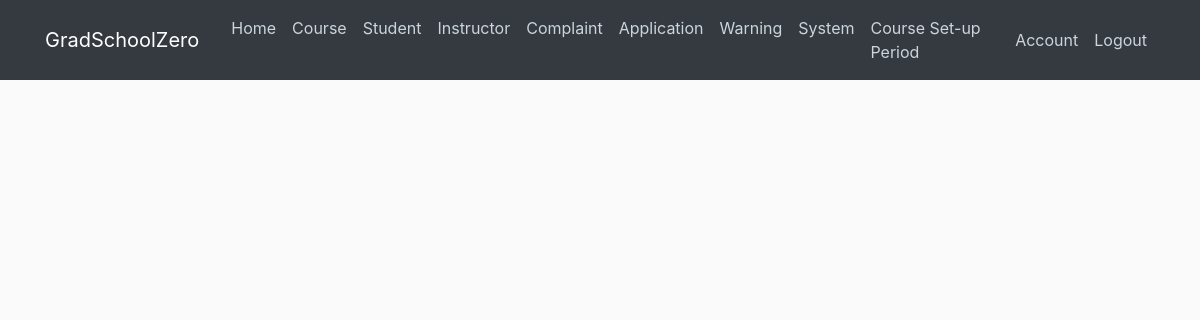
/course/review/49299037 (signed in), run on an earlier commit of the app's database.
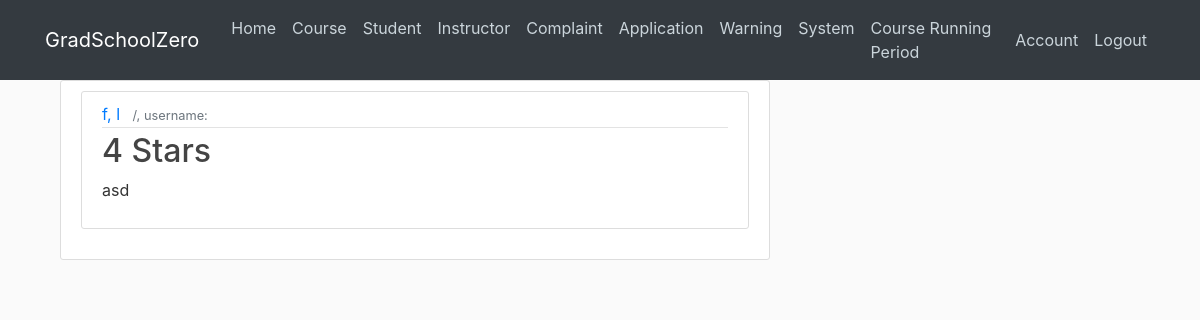
And on a later commit of the database.
### cunyzero/models.py (models this page shows, shortened)
class Period(db.Model):#set-up, registration, running, or grading period
    id = db.Column(db.Integer, primary_key=True)
    period = db.Column(db.Integer, nullable = False, default=0)#periods passed
    def getPeriodName(self):# returns set-up, registration, running, or grading period
        remainder = self.period % 4
        if remainder==0:
            return "Course Set-up Period"
        if remainder==1:
            return "Course Registration Period"
        if remainder==2:
            return "Course Running Period"
        if remainder==3:
            return "Grading Period"

class StudentCourse(db.Model):
    id = db.Column(db.Integer, primary_key=True)
    courseId = db.Column(db.Integer, db.ForeignKey('course.id'),nullable=False)
    studentId = db.Column(db.Integer,db.ForeignKey('student.ownerId'),nullable = False)
    gpa = db.Column(db.Text,nullable = True)
    rating = db.Column(db.Integer, nullable = True)
    review = db.Column(db.Text, nullable = True)
    visible = db.Column(db.Boolean, nullable = False, default=True)#if too many taboo words hide review
    waiting = db.Column(db.Boolean,nullable = False, default=False)

class Student(db.Model):
    ownerId = db.Column(db.Integer, primary_key=True)
    firstname = db.Column(db.String(30), nullable=False)
    lastname = db.Column(db.String(30), nullable=False)
    programId = db.Column(db.Integer, db.ForeignKey('program.id'), nullable=False)
    honor = db.Column(db.Integer, nullable = False, default=0)
    status = db.Column(db.String(20), default='Employed')#suspended, graduated, etc.
    fine = db.Column(db.Float, nullable = False, default=0)
    gpa = db.Column(db.Float, nullable = False, default=0.0)
    warning = db.Column(db.Integer, nullable = False, default=0)
    enrollmentPermission = db.Column(db.Boolean, nullable=False, default=False)#special enrollment permission
    user = db.relationship('User', backref='studentOwner', lazy=True)
    courses = db.relationship('StudentCourse', backref='student', lazy=True)
    application = db.relationship('GraduationApplication', backref='applicant', lazy=True)
    warnings = db.relationship('Warning', backref='targetStudent', lazy=True)
    complaints = db.relationship('Complaint', backref='owner', lazy=True)

### cunyzero/routes.py (the view)
@app.route('/course/review/<int:courseId>', methods=['GET', 'POST'])
def course_rating(courseId):#show all ratings for the course
    if not current_user.is_authenticated:
        return redirect(url_for('home'))
    reviews = StudentCourse.query.filter_by(courseId=courseId, visible=True)
    return render_template("course-rating.html", reviews=reviews, courseId=courseId)

### cunyzero/models.py (called while the page is built)
@login_manager.user_loader
def load_user(user_id):
    return User.query.get(int(user_id))

    def getPeriodName(self):
        return Period.query.all()[0].getPeriodName()

### cunyzero/templates/course-rating.html (shortened to what this page needs)
{% extends 'layout.html' %}
{% block content %}
<div class="container">
    <div class="row">
        {% for review in reviews %}
        {% if review.rating %}
        <div class="col-md-8">
            <div class="content-section">
                <article class="media content-section">
                    <div class="media-body">
                      <div class="article-metadata">
                        {% if current_user.role=='Admin' or current_user.ownerId==review.studentId %}
                        <a class="mr-2" href="#">{{ review.student.firstname }}, {{ review.student.lastname }}</a>
                        <small class="text-muted">/{{ review.student.user.role }}, username: {{ review.student.user.username }}</small>
                        {% else %}
                        <a class="mr-2" href="#">Anonymous Student</a>
                        {% endif %}
                      </div>
                      <h2>
                          <a class="article-title" href="{{ url_for('update_rating', courseId=review.courseId, studentId=review.studentId) }}">
                              {{ review.rating }} Stars
                            </a>
                        </h2>
                      <p class="article-content">{{ review.review }}</p>
                    </div>
                </article>
            </div>
        </div>
        {% endif %}
        {% endfor %}
    </div>
</div>
{% endblock content %}

### cunyzero/templates/layout.html (shortened to what this page needs)
<!DOCTYPE html>
<html lang="en">
<head>
    <link rel="stylesheet" href="https://maxcdn.bootstrapcdn.com/bootstrap/4.0.0/css/bootstrap.min.css">
    <link rel="stylesheet" type="text/css" href="{{ url_for('static', filename='main.css') }}">
    <link rel="stylesheet" type="text/css" href="{{ url_for('static', filename='uicons-regular-rounded.css') }}">
</head>
<body id="bootstrap-overrides">
    <header class="site-header">
        <nav class="navbar navbar-expand-md navbar-dark bg-dark fixed-top">
            <div class="container">
                <a class="navbar-brand mr-4" href="/">GradSchoolZero</a>
                <div class="collapse navbar-collapse" id="navbarToggle">
                    <div class="navbar-nav mr-auto">
                        <a class="nav-item nav-link" href="{{ url_for('home') }}">Home</a>
                        {% if current_user.is_authenticated %}
                            {% if current_user.role == 'Visitor' %}
                                <a class="nav-item nav-link" href="#">Course</a>
                                <a class="nav-item nav-link" href="#">Instructor</a>
                            {% elif current_user.role == 'Admin' %}
                                <a class="nav-item nav-link" href="{{ url_for('course_manage') }}">Course</a>
                                <a class="nav-item nav-link" href="{{ url_for('student_manage') }}">Student</a>
                                <a class="nav-item nav-link" href="{{ url_for('instructor_manage') }}">Instructor</a>
                                <a class="nav-item nav-link" href="{{ url_for('complaint_manage') }}">Complaint</a>
                                <a class="nav-item nav-link" href="{{ url_for('application_manage') }}">Application</a>
                                <a class="nav-item nav-link" href="{{ url_for('review_warning_page') }}">Warning</a>
                                <a class="nav-item nav-link" href="{{ url_for('change_period') }}">System</a>
                            {% endif %}
                                <a class="nav-item nav-link">{{current_user.getPeriodName()}}</a>
                        {% endif %}
                    </div>
                    <div class="navbar-nav">
                        {% if current_user.is_authenticated %}
                            {% if current_user.role == 'Visitor' %}
                                <a class="nav-item nav-link" href="{{ url_for('enrollment_application') }}">Enrollment</a>
                                <a class="nav-item nav-link" href="{{ url_for('logout') }}">Logout</a>
                            {% else %}
                                <a class="nav-item nav-link" href="{{ url_for('account') }}">Account</a>
                                <a class="nav-item nav-link" href="{{ url_for('logout') }}">Logout</a>
                            {% endif %}
                        {% else %}
                            <a class="nav-item nav-link" href="{{ url_for('login') }}">Login</a>
                            <a class="nav-item nav-link" href="{{ url_for('register') }}">Register</a>
                        {% endif %}
                    </div>
                </div>
            </div>
        </nav>
    </header>
    <main role="main" class="container">
        <div class="row">
            <div class="col-md-12">
                {% block content %}{% endblock %}
            </div>
        </div>
    </main>
</body>
</html>

What changed in the data, as far as the page shows it:
changed Period: getPeriodName "Course Set-up Period" → "Course Running Period"
now on this page (row edited): StudentCourse: student.firstname "f", student.lastname "l", rating "4", review "asd"
